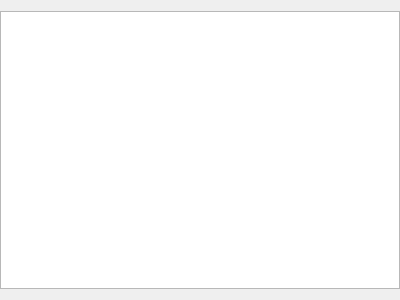
<?xml version="1.0" encoding="UTF-8"?>
<ui version="4.0">
 <class>ActionWizardAnimPageClass</class>
 <widget class="QWizardPage" name="ActionWizardAnimPageClass">
  <property name="geometry">
   <rect>
    <x>0</x>
    <y>0</y>
    <width>400</width>
    <height>300</height>
   </rect>
  </property>
  <property name="windowTitle">
   <string notr="true">Form</string>
  </property>
  <property name="title">
   <string>Animal Action</string>
  </property>
  <property name="subTitle">
   <string>add ...</string>
  </property>
  <layout class="QVBoxLayout" name="verticalLayout">
   <property name="leftMargin">
    <number>0</number>
   </property>
   <property name="rightMargin">
    <number>0</number>
   </property>
   <item>
    <widget class="QTableView" name="tableViewAnim">
     <property name="sortingEnabled">
      <bool>true</bool>
     </property>
    </widget>
   </item>
  </layout>
 </widget>
 <resources/>
 <connections/>
</ui>
